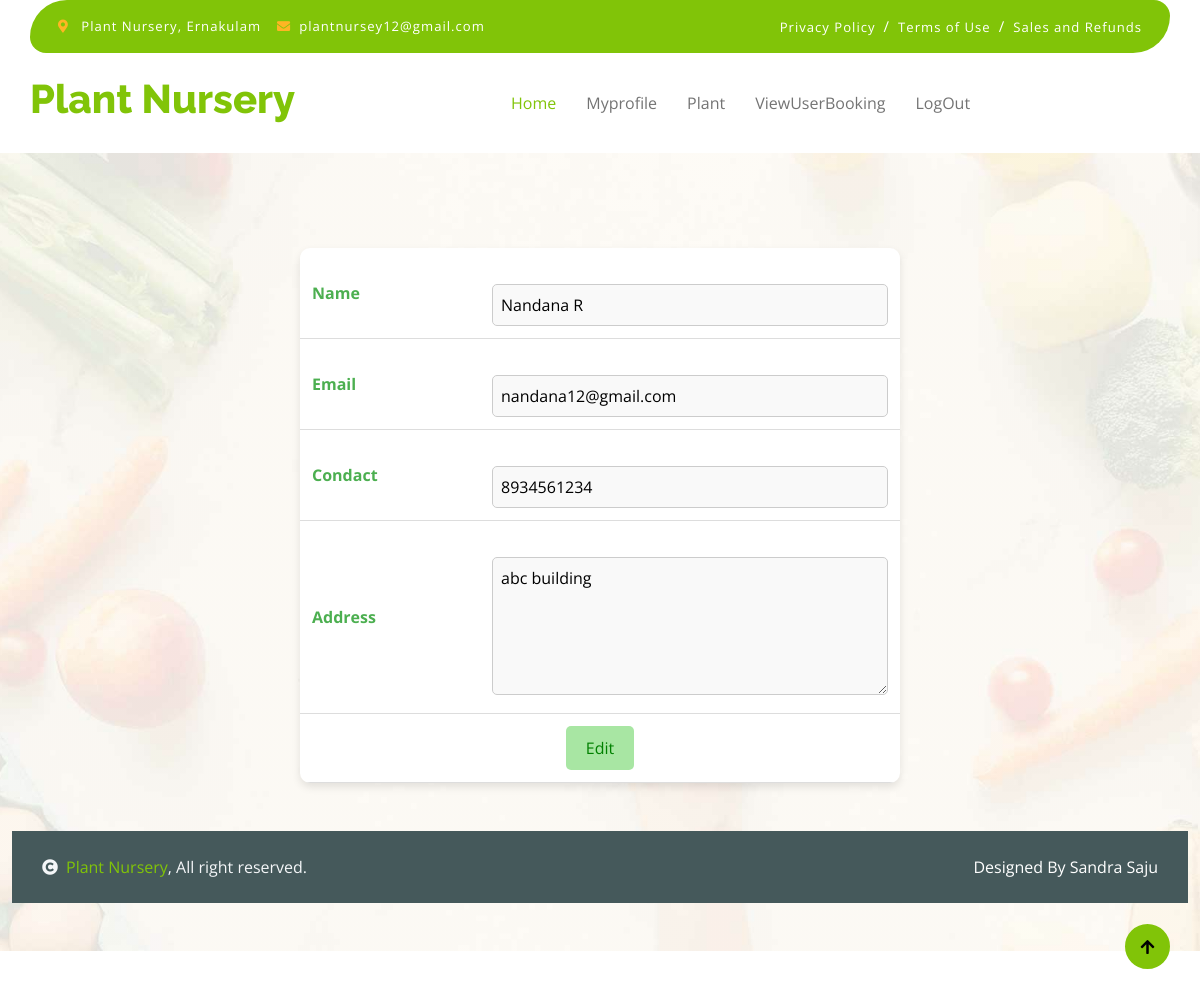
Page /PROJECT/Seller/Editprofile.php (signed in) on the committed database.
### tables this page shows
CREATE TABLE `tbl_seller` (
  `seller_id` int(11) NOT NULL,
  `seller_name` varchar(50) NOT NULL,
  `seller_email` varchar(50) NOT NULL,
  `seller_contact` varchar(60) NOT NULL,
  `seller_password` varchar(50) NOT NULL,
  `seller_address` varchar(80) NOT NULL,
  `seller_photo` varchar(60) NOT NULL,
  `seller_proof` varchar(60) NOT NULL,
  `seller_status` int(11) NOT NULL DEFAULT 0,
  `place_id` int(11) NOT NULL
);

### PROJECT/Seller/Editprofile.php (the view, shortened to what this page needs)
<?php
include('../Assets/connection/connection.php');
include('Head.php');
$selQry="select * from tbl_seller where seller_id='".$_SESSION['sid']."'";
$row=$con->query($selQry);
$data=$row->fetch_assoc();
		 ?>
<!DOCTYPE html PUBLIC "-//W3C//DTD XHTML 1.0 Transitional//EN" "http://www.w3.org/TR/xhtml1/DTD/xhtml1-transitional.dtd">
<html xmlns="http://www.w3.org/1999/xhtml">
<head>
</head>
<body>
<form id="form1" name="form1" method="post" action="">
  <table width="200" border="1" align="center">
    <tr>
      <td>Name</td>
      <td><label for="txt_name"></label>
      <input type="text" name="txt_name" id="txt_name" value="<?php echo $data['seller_name']
	?> "/></td>
    </tr>
    <tr>
      <td>Email</td>
      <td><label for="txt_email"></label>
      <input type="text" name="txt_email" required id="txt_email" value="<?php echo $data['seller_email']?>" /></td>
    </tr>
    <tr>
      <td>Condact</td>
      <td><label for="txt_condact"></label>
      <input type="text" name="txt_condact"  required id="txt_condact" value= "<?php echo $data['seller_contact']?> "/></td>
    </tr>
    <tr>
      <td>Address</td>
      <td><label for="txt_address"></label>
  <textarea name="txt_address" id="txt_address" required cols="45" rows="5"><?php echo $data['seller_address']?></textarea></td>
    </tr>
    <tr>
      <td colspan="2" class="buttons">
        <div align="center">
          <input type="submit" name="btn_edit" id="btn_edit" value="Edit" style="color:Green"/>
        </div>
      </div></td>
</body>
</html>
<?php
include('Foot.php');
?>

### PROJECT/Seller/Editprofile.php (style rules this page uses)
table { width: 100%; max-width: 600px; background-color: #ffffff; border-radius: 10px; box-shadow: 0 4px 8px rgba(0, 0, 0, 0.1); overflow: hidden; border-collapse: collapse; }
table, td { padding: 12px; border: none; text-align: left; }
td { border-bottom: 1px solid #ddd; }
td:first-child { font-weight: bold; color: #4caf50; width: 30%; }
input[type="text"], textarea, select { width: 100%; padding: 8px; border-radius: 5px; border: 1px solid #ccc; background-color: #f9f9f9; }
.buttons { text-align: center; }
.buttons input[type="submit"] { background-color: #a8e6a3; color: #333; padding: 10px 20px; border: none; border-radius: 5px; cursor: pointer; transition: background-color 0.3s ease; }

### rows in the picture
tbl_seller: txt_name "Nandana R", txt_email "nandana12@gmail.com", txt_condact "8934561234", txt_address "abc building"
